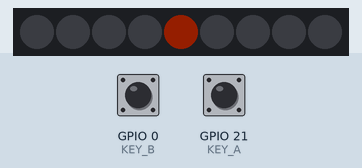
Simulated run of this program. Board: Seeed XIAO ESP32-S3. On the bench: 9 RGB LEDs in strip order, left to right. The test bench sets the inputs (shaded band); at power-on: GPIO 0 (KEY_B) HIGH, GPIO 21 (KEY_A) HIGH. Dim RGB values are drawn brighter than linear; random numbers use the default seed unless the program sets one; what the program prints to the serial monitor is not drawn.

Above: at 4.9 s.
5.0 s: GPIO 0 (KEY_B) pulled LOW for 0.15 s
At 6.1 s:
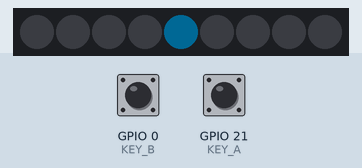
6.9 s: GPIO 0 (KEY_B) pulled LOW for 1 s
At 7.7 s:
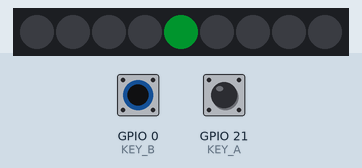
9.4 s: GPIO 0 (KEY_B) pulled LOW for 0.15 s
At 9.76 s:
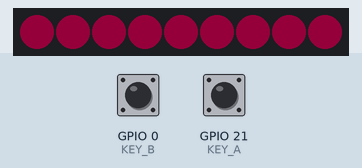
11.3 s: GPIO 0 (KEY_B) pulled LOW for 3.2 s
At 12.1 s:
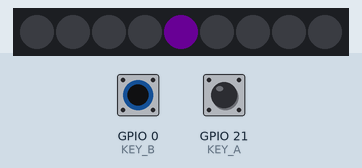
16.0 s: GPIO 0 (KEY_B) pulled LOW for 0.15 s
At 17.1 s:
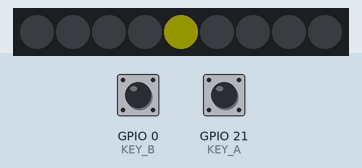
17.9 s: GPIO 0 (KEY_B) pulled LOW for 1 s
At 19.6 s:
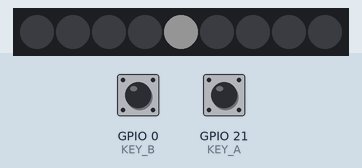
Timing chart, 0 to 21.1 s (numbered marks = the images above; inputs shaded):
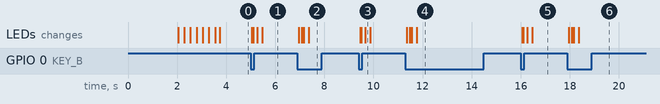

Measured:
- after the input at 5.0 s, the LEDs: first change after 0.05 s (image 1 shows a later state)
- after the input at 6.9 s, the LEDs: first change after 0.06 s (image 2 shows a later state)
- after the input at 9.4 s, the LEDs: first change after 0.06 s (image 3 shows a later state)
- after the input at 11.3 s, the LEDs: first change after 0.05 s (image 4 shows a later state)
- after the input at 16.0 s, the LEDs: first change after 0.06 s (image 5 shows a later state)
- after the input at 17.9 s, the LEDs: first change after 0.05 s (image 6 shows a later state)

The program:

main.cpp
```cpp
/**
 * 未来科技盒 3.0 - RGB 骰子
 *
 * 硬件：ESP32-S3 + 9个 WS2812 RGB LED（GPIO33 单总线控制）
 *
 * 功能说明：
 *   按键A（GPIO21）：掷骰子 - 随机数字快速闪烁，由快到慢逐渐停下
 *   按键B（GPIO0） ：切换骰子点数的颜色（多种颜色循环）
 *
 * 骰子布局（3×3 LED 矩阵）：
 *   LED0  LED1  LED2
 *   LED3  LED4  LED5
 *   LED6  LED7  LED8
 *
 *   1 = 中心          2 = 对角线          3 = 对角线+中心
 *   . . .              ● . .              ● . .
 *   . ● .              . . .              . ● .
 *   . . .              . . ●              . . ●
 *
 *   4 = 四角           5 = 四角+中心       6 = 两列各三
 *   ● . ●              ● . ●              ● . ●
 *   . . .              . ● .              ● . ●
 *   ● . ●              ● . ●              ● . ●
 */

#include <Arduino.h>
#include <Adafruit_NeoPixel.h>
#include "pins.h"

// ==================== 配置 ====================
#define BRIGHTNESS  20    // 亮度调低，避免晃眼（0-255）

Adafruit_NeoPixel strip(NUM_LEDS, RGB_PIN, NEO_GRB + NEO_KHZ800);

// ==================== 骰子点数映射 ====================
// 每个数字需要点亮的LED索引
// 布局: LED0=左上, LED1=上中, LED2=右上
//       LED3=中左, LED4=正中, LED5=中右
//       LED6=左下, LED7=下中, LED8=右下

const int DICE_1[] = {4, -1};                         // 中心
const int DICE_2[] = {0, 8, -1};                      // 左上 + 右下
const int DICE_3[] = {0, 4, 8, -1};                   // 左上 + 中心 + 右下
const int DICE_4[] = {0, 2, 6, 8, -1};                // 四角
const int DICE_5[] = {0, 2, 4, 6, 8, -1};             // 四角 + 中心
const int DICE_6[] = {0, 2, 3, 5, 6, 8, -1};          // 左三 + 右三

const int* DICE_PATTERNS[] = {DICE_1, DICE_2, DICE_3, DICE_4, DICE_5, DICE_6};

// ==================== 颜色方案 ====================
// 每种颜色方案包含 {R, G, B}
const uint8_t COLORS[][3] = {
  {255,  60,  10},   // 暖橙色（默认）
  {  0, 180, 255},   // 天蓝色
  {  0, 255,  80},   // 翠绿色
  {255,   0, 100},   // 玫红色
  {180,   0, 255},   // 紫色
  {255, 255,   0},   // 黄色
  {255, 255, 255},   // 白色
};
const int NUM_COLORS = sizeof(COLORS) / sizeof(COLORS[0]);
int currentColorIndex = 0;

// ==================== 状态变量 ====================
bool lastKeyA = HIGH;
bool lastKeyB = HIGH;
bool isRolling = false;    // 是否正在掷骰子
int currentDice = 1;       // 当前显示的骰子数字 (1-6)

// ==================== 工具函数 ====================

// 获取当前颜色
uint32_t getDiceColor() {
  return strip.Color(
    COLORS[currentColorIndex][0],
    COLORS[currentColorIndex][1],
    COLORS[currentColorIndex][2]
  );
}

// 获取暗一点的背景色（当前颜色的微弱版本，用于未选中的LED）
uint32_t getDimColor() {
  return strip.Color(
    COLORS[currentColorIndex][0] / 30,
    COLORS[currentColorIndex][1] / 30,
    COLORS[currentColorIndex][2] / 30
  );
}

// 清除所有LED
void clearAll() {
  strip.clear();
  strip.show();
}

// 显示骰子数字 (1-6)
void showDice(int number) {
  if (number < 1 || number > 6) return;

  // 先全部设为极暗的背景色
  for (int i = 0; i < NUM_LEDS; i++) {
    strip.setPixelColor(i, getDimColor());
  }

  // 点亮对应的点
  const int* pattern = DICE_PATTERNS[number - 1];
  uint32_t color = getDiceColor();

  for (int i = 0; pattern[i] != -1; i++) {
    strip.setPixelColor(pattern[i], color);
  }

  strip.show();
}

// ==================== 掷骰子动画 ====================
// 由快到慢，逐渐停在最终数字
void rollDice() {
  isRolling = true;

  // 先来一个全闪提示开始
  uint32_t color = getDiceColor();
  for (int i = 0; i < NUM_LEDS; i++) {
    strip.setPixelColor(i, color);
  }
  strip.show();
  delay(150);
  clearAll();
  delay(100);

  // 决定最终结果
  int finalNumber = random(1, 7);  // 1-6

  // 滚动动画：总共滚约 18-25 步，速度从快到慢
  int totalSteps = random(18, 26);

  for (int step = 0; step < totalSteps; step++) {
    // 随机选一个骰子数字显示
    int displayNum;
    if (step < totalSteps - 1) {
      // 还没到最后一步，随机选
      displayNum = random(1, 7);
      // 避免连续显示相同数字（看起来更有动感）
      while (displayNum == currentDice && step > 0) {
        displayNum = random(1, 7);
      }
    } else {
      // 最后一步，显示最终结果
      displayNum = finalNumber;
    }

    currentDice = displayNum;
    showDice(displayNum);

    // 计算当前延时：从快到慢
    // 使用指数曲线让减速更自然
    // 起始约 50ms，结束约 400ms
    float progress = (float)step / (float)(totalSteps - 1);
    // 用三次方曲线让前面快后面慢
    float curve = progress * progress * progress;
    int delayTime = 50 + (int)(curve * 400);

    delay(delayTime);
  }

  // 停下后闪烁 2 次确认最终结果
  delay(200);
  for (int blink = 0; blink < 2; blink++) {
    clearAll();
    delay(150);
    showDice(finalNumber);
    delay(250);
  }

  currentDice = finalNumber;
  isRolling = false;

  Serial.print("🎲 骰子结果: ");
  Serial.println(finalNumber);
}

// ==================== 切换颜色 ====================
void switchColor() {
  currentColorIndex = (currentColorIndex + 1) % NUM_COLORS;

  // 切换时来个小动画：从中心向外扩散新颜色
  clearAll();
  delay(50);

  // 先亮中心
  strip.setPixelColor(4, getDiceColor());
  strip.show();
  delay(80);

  // 再亮十字
  int cross[] = {1, 3, 5, 7};
  for (int i = 0; i < 4; i++) {
    strip.setPixelColor(cross[i], getDiceColor());
  }
  strip.show();
  delay(80);

  // 最后亮四角
  int corners[] = {0, 2, 6, 8};
  for (int i = 0; i < 4; i++) {
    strip.setPixelColor(corners[i], getDiceColor());
  }
  strip.show();
  delay(200);

  // 然后恢复显示当前骰子
  showDice(currentDice);

  Serial.print("🎨 颜色切换: #");
  Serial.println(currentColorIndex + 1);
}

// ==================== setup ====================
void setup() {
  Serial.begin(115200);
  delay(2000);  // 等待USB串口稳定

  Serial.println("╔══════════════════════════════════════╗");
  Serial.println("║   未来科技盒 3.0 - RGB 骰子 🎲      ║");
  Serial.println("╠══════════════════════════════════════╣");
  Serial.println("║  按键A: 掷骰子（由快到慢随机停下）    ║");
  Serial.println("║  按键B: 切换骰子颜色                  ║");
  Serial.println("╚══════════════════════════════════════╝");
  Serial.println();

  // 初始化按键
  pinMode(KEY_A, INPUT_PULLUP);
  pinMode(KEY_B, INPUT_PULLUP);

  // 初始化 RGB LED
  strip.begin();
  strip.setBrightness(BRIGHTNESS);
  strip.clear();
  strip.show();

  // 随机种子
  randomSeed(analogRead(0) ^ (micros() * 13));

  // 开机动画：快速展示 1-6 的骰子
  Serial.println("🎲 开机动画...");
  for (int d = 1; d <= 6; d++) {
    showDice(d);
    delay(250);
  }
  clearAll();
  delay(200);

  // 默认显示 1
  currentDice = 1;
  showDice(currentDice);

  Serial.println("✅ 就绪！按 A 掷骰子，按 B 换颜色");
  Serial.println();
}

// ==================== loop ====================
void loop() {
  // 正在掷骰子时不响应按键
  if (isRolling) return;

  // === 按键A：掷骰子 ===
  bool currentKeyA = digitalRead(KEY_A);
  if (lastKeyA == HIGH && currentKeyA == LOW) {
    delay(50);  // 消抖
    if (digitalRead(KEY_A) == LOW) {  // 确认仍然按下
      Serial.println("🎲 掷骰子！");
      rollDice();
    }
  }
  lastKeyA = currentKeyA;

  // === 按键B：切换颜色 ===
  bool currentKeyB = digitalRead(KEY_B);
  if (lastKeyB == HIGH && currentKeyB == LOW) {
    delay(50);  // 消抖
    if (digitalRead(KEY_B) == LOW) {  // 确认仍然按下
      switchColor();
    }
  }
  lastKeyB = currentKeyB;

  delay(10);  // 小延时降低CPU占用
}
```

pins.h
```cpp
#pragma once

// ==================== RGB LED (WS2812) ====================
#define RGB_PIN     33    // RGB LED 数据引脚（单总线）
#define NUM_LEDS    9     // 3×3 = 9个LED

// ==================== 按键 ====================
#define KEY_A       21    // 按键A（按下LOW）
#define KEY_B       0     // 按键B/BOOT（按下LOW）
```
